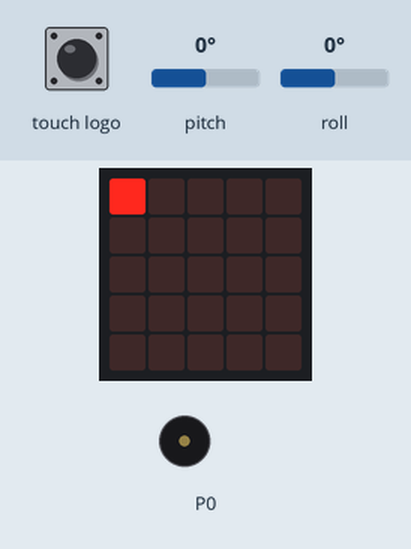
This program was run on a simulated BBC micro:bit (MakeCode). Parts: the board's 5×5 LED display, buzzer (waves = sounding). The test bench sets the inputs (shaded band); at power-on: pitch 0°, roll 0°.

Above: at 1.2 s.
1.3 s: pitch set to -172°
At 2.5 s:
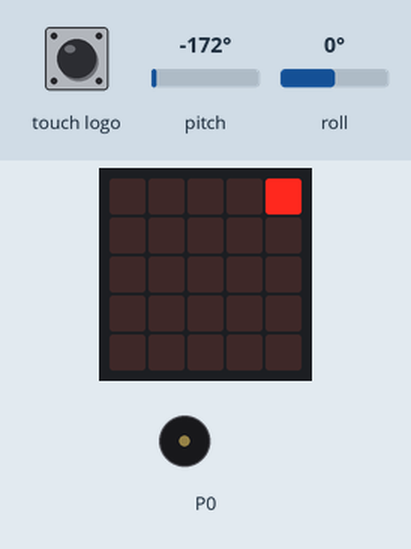
2.8 s: pitch set to 90°
At 4.0 s:
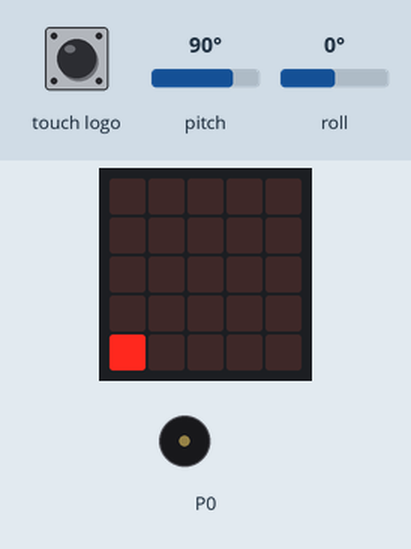
4.3 s: roll set to 90°
At 5.5 s:
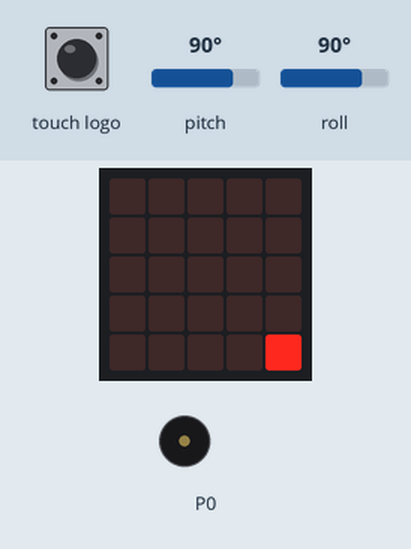
5.8 s: touch logo pressed for 1 s
At 5.95 s:
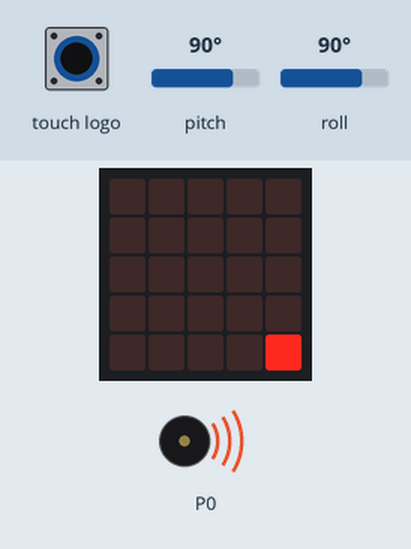
8.3 s: touch logo pressed for 3.2 s
At 12.5 s:
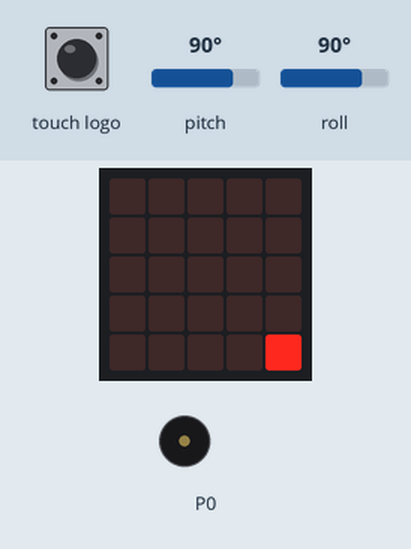
13.0 s: pitch set to -90°
At 14.2 s:
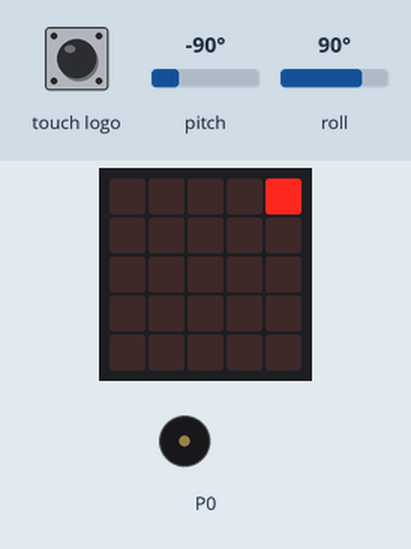
Timing chart, 0 to 15.5 s (numbered marks = the images above; inputs shaded):
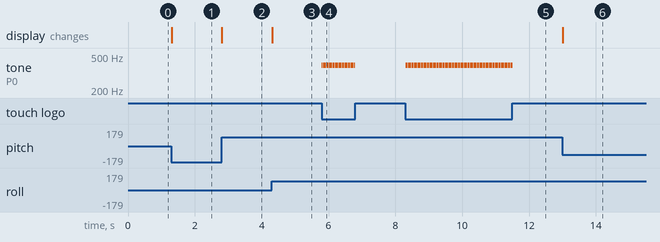

The program:

main.ts
```typescript
let y = 0;
let x = 0;

function toFixed(i: number) {
    if (i < 0) {
        return 0;
    }
    if (i > 4) {
        return 4;
    }
    return Math.floor(i);
}

basic.forever(function () {
    if (input.logoIsPressed()) music.playTone(Note.G4, 10);
    const locX = toFixed(input.rotation(Rotation.Roll) / 10);
    const locY = toFixed(input.rotation(Rotation.Pitch) / 10);
    if (locX !== x || locY !== y) led.unplot(x, y);
    led.plot(locX, locY);
    x = locX;
    y = locY;
});

bluetooth.onUartDataReceived(serial.delimiters(Delimiters.NewLine), () => {
    const query = bluetooth.uartReadUntil(serial.delimiters(Delimiters.NewLine));
    let parsed: Query = {
        type: 255
    };

    try {
        parsed = JSON.parse(query.slice(0, query.length - 1));
    } catch { }

    let res: Response = { type: 255 };

    switch (parsed.type) {
        case 0:
            res = {
                type: 0,
                temp: input.temperature()
            };
            break;
        case 1:
            res = {
                type: 1,
                vec: input.compassHeading()
            }
            break;
        case 2:
            res = {
                type: 2,
                level: input.lightLevel()
            };
            break;
    }

    bluetooth.uartWriteString(JSON.stringify(res) + "\n");
});

bluetooth.startUartService();

type Query = TempertureQuery | CompassQuery | LightQuery | InvalidQuery;
type Response = TempertureQueryResponse | CompassQueryResponse | LightQueryResponse | InvalidQueryResponse;

interface TempertureQuery {
    type: 0
}

interface TempertureQueryResponse {
    type: 0,
    temp: number
}

interface CompassQuery {
    type: 1,
}

interface CompassQueryResponse {
    type: 1,
    vec: number
}

interface LightQuery {
    type: 2
}

interface LightQueryResponse {
    type: 2,
    level: number
}

interface InvalidQuery {
    type: 255
}

interface InvalidQueryResponse {
    type: 255
}
```

test.ts
```typescript
// テストはここに来ます。このパッケージが拡張機能として使用されるときにはコンパイルされません。
```

Measured:
- after the input at 1.3 s, the display: changes at once (image 1)
- after the input at 2.8 s, the display: changes at once (image 2)
- after the input at 4.3 s, the display: changes at once (image 3)
- after the input at 5.8 s, tone on P0: alternates 392 Hz for 0.01 s and silent for 0.03 s, 56 changes in all, then stays silent, starting at once
- after the input at 8.3 s, tone on P0: alternates 392 Hz for 0.01 s and silent for 0.03 s, 180 changes in all, then stays silent, starting at once
- after the input at 13.0 s, the display: changes at once (image 6)
